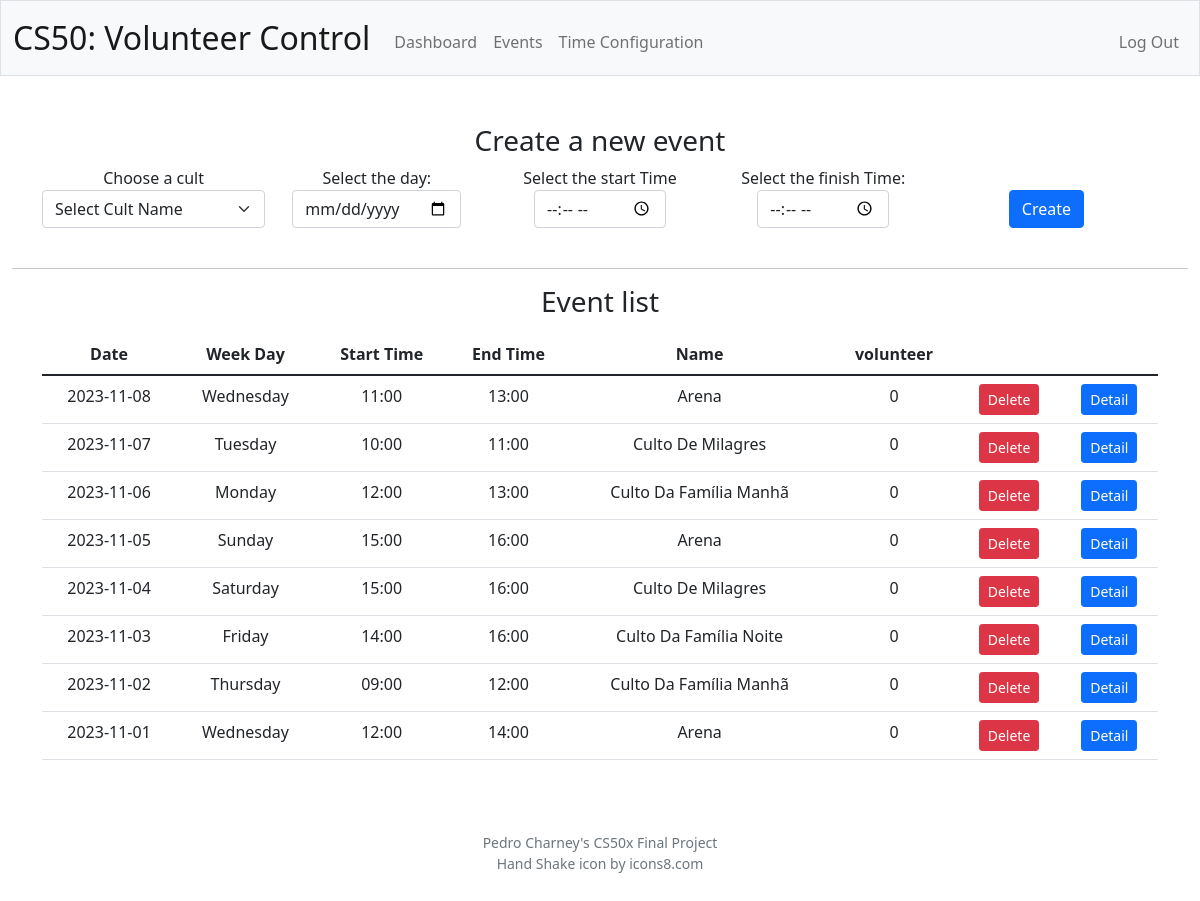
The app's page /event (signed in) with its own data.
### tables this page shows
CREATE TABLE events (
event_id INTEGER PRIMARY KEY AUTOINCREMENT NOT NULL,
name TEXT NOT NULL,
date_int TIME NOT NULL,
date_ TEXT NOT NULL,
start_int TIME NOT NULL,
start_ TEXT NOT NULL,
end_int TIME NOT NULL,
end_ TEXT NOT NULL
, deleted BOOL NOT NULL DEFAULT 0);

### app.py (the view, shortened to what this page needs)
@app.route("/event", methods=["GET", "POST"])
@login_required
def event():
    current_date = str(datetime.now().date())
    current_date_int = dateconvert(current_date)
    events_db = db.execute(
        "SELECT event_id, name, date_, start_, end_ FROM events WHERE date_int >= ? AND deleted = 0 ORDER BY date_int DESC",
        current_date_int,
    )
    events = []
    for event in events_db:
        events.append(
            {
                "event_id": event["event_id"],
                "name": event["name"].title(),
                "date": event["date_"],
                "start": event["start_"],
                "end": event["end_"],
                "weekday": dayoftheweek(event["date_"]),
                "volunteer": db.execute(
                    "SELECT count(user_id) as count FROM positions WHERE event_id = ? AND deleted = 0",
                    event["event_id"],
                ),
            }
        )
    return render_template("event.html", events=events)

### app.py (called while the page is built)
@app.after_request
def after_request(response):
    response.headers["Cache-Control"] = "no-cache, no-store, must-revalidate"
    response.headers["Expires"] = 0
    response.headers["Pragma"] = "no-cache"
    return response

### helpers.py (called while the page is built)
def login_required(f):
    @wraps(f)
    def decorated_function(*args, **kwargs):
        if session.get("user_id") is None:
            return redirect("/login")
        return f(*args, **kwargs)
    return decorated_function

def dateconvert(date):
    date_format = "%Y-%m-%d"
    date_obj = datetime.strptime(date, date_format)
    unix_timestamp = date_obj.timestamp()
    return int(unix_timestamp)

def dayoftheweek(date):
    date_obj = datetime.strptime(date, "%Y-%m-%d")
    day_of_week = date_obj.weekday()
    days = [
        "Monday",
        "Tuesday",
        "Wednesday",
        "Thursday",
        "Friday",
        "Saturday",
        "Sunday",
    ]
    day_name = days[day_of_week]
    return day_name

### templates/event.html (shortened to what this page needs)
{% extends "layout.html" %}
{% block main %}
<div class="container">
    <h3>Create a new event</h3>
    <div class="row">
        <form class="input-container" align-items="center" name="event" action="/event" method="post">
            <div class="col-sm">
                <label for="cultname">Choose a cult</label>
                <select class="form-select" required name="cultname">
                    <option disabled selected>Select Cult Name</option>
                </select>
            </div>
            <div class="col-sm">
                <label for="date">Select the day:</label>
                <input autocomplete="off" required class="form-control mx-auto w-auto" id="date" name="date" type="date">
            </div>
            <div class="col-sm">
                <label for="time_start">Select the start Time</label>
                <input autocomplete="off" required class="form-control mx-auto w-auto" id="time_start" name="time_start" placeholder="time_start" type="time">
            </div>
            <div class="col-sm">
                <label for="time_end">Select the finish Time:</label>
                <input autocomplete="off" required class="form-control mx-auto w-auto" id="time_end" name="time_end" placeholder="time_end" type="time">
            </div>
            <div class="col-sm">
                <br>
                <button class="btn btn-primary" type="submit">Create</button>
            </div>
        </form>
    </div>
</div>
<br>
    <hr size="3" color="gray">
    <h3>Event list</h3>
    <div class="container py-2 text-center">
        <table class="table">
            <thead>
                <tr>
                    <th class="text-center">Date</th>
                    <th>Week Day</th>
                    <th>Start Time</th>
                    <th>End Time</th>
                    <th>Name</th>
                    <th>volunteer</th>
                </tr>
            </thead>
            <tbody>
                {% if events %}
                    {% for event in events %}
                        <tr id='{{ event.event_id }}'>
                            <td>{{ event.date }}</td>
                            <td>{{ event.weekday }}</td>
                            <td>{{ event.start }}</td>
                            <td>{{ event.end }}</td>
                            <td>{{ event.name }}</td>
                            <td>{{ event.volunteer[0].count }}</td>
                            <td>
                                <form action="/deleteEvent" method="post">
                                    <button class="btn btn-danger btn-sm" type="submit">Delete</button>
                                </form>
                            </td>
                            <td>
                                <form action="/eventdetail?event={{ event.event_id }}" method="get">
                                    <button class="btn btn-primary btn-sm" type="submit">Detail</button>
                                </form>
                            </td>
                        </tr>
                    {% endfor %}
                {% endif %}
            </tbody>
        </table>
    </div>
{% endblock %}

### static/styles.css (style rules this page uses)
.input-container { display: flex; align-items: center }

### records on screen
events: date "2023-11-08", weekday "Wednesday", start "11:00", end "13:00", name "Arena", volunteer "0"
events: date "2023-11-07", weekday "Tuesday", start "10:00", end "11:00", name "Culto De Milagres", volunteer "0"
events: date "2023-11-06", weekday "Monday", start "12:00", end "13:00", name "Culto Da Família Manhã", volunteer "0"
events: date "2023-11-05", weekday "Sunday", start "15:00", end "16:00", name "Arena", volunteer "0"
events: date "2023-11-04", weekday "Saturday", start "15:00", end "16:00", name "Culto De Milagres", volunteer "0"
events: date "2023-11-03", weekday "Friday", start "14:00", end "16:00", name "Culto Da Família Noite", volunteer "0"
events: date "2023-11-02", weekday "Thursday", start "09:00", end "12:00", name "Culto Da Família Manhã", volunteer "0"
events: date "2023-11-01", weekday "Wednesday", start "12:00", end "14:00", name "Arena", volunteer "0"
